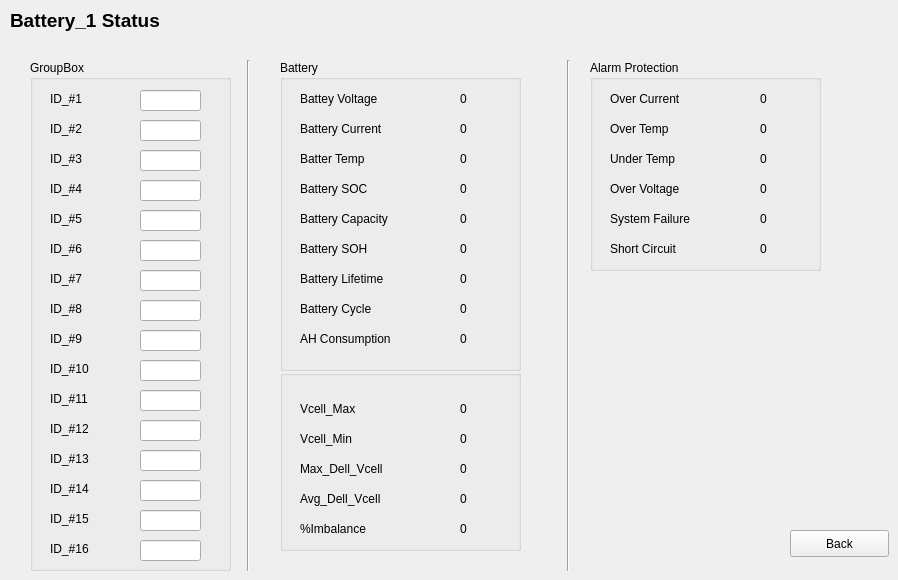
    <widget class="QWidget" name="page_2">
     <widget class="QPushButton" name="pushButton_2">
      <property name="geometry">
       <rect>
        <x>790</x>
        <y>530</y>
        <width>99</width>
        <height>27</height>
       </rect>
      </property>
      <property name="text">
       <string>Back</string>
      </property>
     </widget>
     <widget class="QGroupBox" name="groupBox_13">
      <property name="geometry">
       <rect>
        <x>30</x>
        <y>60</y>
        <width>201</width>
        <height>511</height>
       </rect>
      </property>
      <property name="title">
       <string>GroupBox</string>
      </property>
      <widget class="QLabel" name="label_33">
       <property name="geometry">
        <rect>
         <x>20</x>
         <y>30</y>
         <width>121</width>
         <height>17</height>
        </rect>
       </property>
       <property name="text">
        <string>ID_#1</string>
       </property>
      </widget>
      <widget class="QLabel" name="label_34">
       <property name="geometry">
        <rect>
         <x>20</x>
         <y>60</y>
         <width>101</width>
         <height>17</height>
        </rect>
       </property>
       <property name="text">
        <string>ID_#2</string>
       </property>
      </widget>
      <widget class="QLabel" name="label_35">
       <property name="geometry">
        <rect>
         <x>20</x>
         <y>90</y>
         <width>111</width>
         <height>17</height>
        </rect>
       </property>
       <property name="text">
        <string>ID_#3</string>
       </property>
      </widget>
      <widget class="QLabel" name="label_36">
       <property name="geometry">
        <rect>
         <x>20</x>
         <y>120</y>
         <width>111</width>
         <height>17</height>
        </rect>
       </property>
       <property name="text">
        <string>ID_#4</string>
       </property>
      </widget>
      <widget class="QLabel" name="label_37">
       <property name="geometry">
        <rect>
         <x>20</x>
         <y>150</y>
         <width>121</width>
         <height>17</height>
        </rect>
       </property>
       <property name="text">
        <string>ID_#5</string>
       </property>
      </widget>
      <widget class="QLabel" name="label_38">
       <property name="geometry">
        <rect>
         <x>20</x>
         <y>180</y>
         <width>121</width>
         <height>17</height>
        </rect>
       </property>
       <property name="text">
        <string>ID_#6</string>
       </property>
      </widget>
      <widget class="QLabel" name="label_39">
       <property name="geometry">
        <rect>
         <x>20</x>
         <y>210</y>
         <width>121</width>
         <height>17</height>
        </rect>
       </property>
       <property name="text">
        <string>ID_#7</string>
       </property>
      </widget>
      <widget class="QLabel" name="label_40">
       <property name="geometry">
        <rect>
         <x>20</x>
         <y>240</y>
         <width>121</width>
         <height>17</height>
        </rect>
       </property>
       <property name="text">
        <string>ID_#8</string>
       </property>
      </widget>
      <widget class="QLabel" name="label_41">
       <property name="geometry">
        <rect>
         <x>20</x>
         <y>270</y>
         <width>121</width>
         <height>17</height>
        </rect>
       </property>
       <property name="text">
        <string>ID_#9</string>
       </property>
      </widget>
      <widget class="QLabel" name="label_42">
       <property name="geometry">
        <rect>
         <x>20</x>
         <y>300</y>
         <width>121</width>
         <height>17</height>
        </rect>
       </property>
       <property name="text">
        <string>ID_#10</string>
       </property>
      </widget>
      <widget class="QLabel" name="label_43">
       <property name="geometry">
        <rect>
         <x>20</x>
         <y>330</y>
         <width>121</width>
         <height>17</height>
        </rect>
       </property>
       <property name="text">
        <string>ID_#11</string>
       </property>
      </widget>
      <widget class="QLabel" name="label_44">
       <property name="geometry">
        <rect>
         <x>20</x>
         <y>390</y>
         <width>121</width>
         <height>17</height>
        </rect>
       </property>
       <property name="text">
        <string>ID_#13</string>
       </property>
      </widget>
      <widget class="QLabel" name="label_45">
       <property name="geometry">
        <rect>
         <x>20</x>
         <y>360</y>
         <width>121</width>
         <height>17</height>
        </rect>
       </property>
       <property name="text">
        <string>ID_#12</string>
       </property>
      </widget>
      <widget class="QLabel" name="label_46">
       <property name="geometry">
        <rect>
         <x>20</x>
         <y>420</y>
         <width>121</width>
         <height>17</height>
        </rect>
       </property>
       <property name="text">
        <string>ID_#14</string>
       </property>
      </widget>
      <widget class="QLabel" name="label_47">
       <property name="geometry">
        <rect>
         <x>20</x>
         <y>450</y>
         <width>121</width>
         <height>17</height>
        </rect>
       </property>
       <property name="text">
        <string>ID_#15</string>
       </property>
      </widget>
      <widget class="QLabel" name="label_48">
       <property name="geometry">
        <rect>
         <x>20</x>
         <y>480</y>
         <width>121</width>
         <height>17</height>
        </rect>
       </property>
       <property name="text">
        <string>ID_#16</string>
       </property>
      </widget>
      <widget class="QLineEdit" name="bat_1_id_9">
       <property name="geometry">
        <rect>
         <x>110</x>
         <y>270</y>
         <width>61</width>
         <height>21</height>
        </rect>
       </property>
      </widget>
      <widget class="QLineEdit" name="bat_1_id_10">
       <property name="geometry">
        <rect>
         <x>110</x>
         <y>300</y>
         <width>61</width>
         <height>21</height>
        </rect>
       </property>
      </widget>
      <widget class="QLineEdit" name="bat_1_id_15">
       <property name="geometry">
        <rect>
         <x>110</x>
         <y>450</y>
         <width>61</width>
         <height>21</height>
        </rect>
       </property>
      </widget>
      <widget class="QLineEdit" name="bat_1_id_6">
       <property name="geometry">
        <rect>
         <x>110</x>
         <y>180</y>
         <width>61</width>
         <height>21</height>
        </rect>
       </property>
      </widget>
      <widget class="QLineEdit" name="bat_1_id_8">
       <property name="geometry">
        <rect>
         <x>110</x>
         <y>240</y>
         <width>61</width>
         <height>21</height>
        </rect>
       </property>
      </widget>
      <widget class="QLineEdit" name="bat_1_id_5">
       <property name="geometry">
        <rect>
         <x>110</x>
         <y>150</y>
         <width>61</width>
         <height>21</height>
        </rect>
       </property>
      </widget>
      <widget class="QLineEdit" name="bat_1_id_16">
       <property name="geometry">
        <rect>
         <x>110</x>
         <y>480</y>
         <width>61</width>
         <height>21</height>
        </rect>
       </property>
      </widget>
      <widget class="QLineEdit" name="bat_1_id_11">
       <property name="geometry">
        <rect>
         <x>110</x>
         <y>330</y>
         <width>61</width>
         <height>21</height>
        </rect>
       </property>
      </widget>
      <widget class="QLineEdit" name="bat_1_id_12">
       <property name="geometry">
        <rect>
         <x>110</x>
         <y>360</y>
         <width>61</width>
         <height>21</height>
        </rect>
       </property>
      </widget>
      <widget class="QLineEdit" name="bat_1_id_1">
       <property name="geometry">
        <rect>
         <x>110</x>
         <y>30</y>
         <width>61</width>
         <height>21</height>
        </rect>
       </property>
      </widget>
      <widget class="QLineEdit" name="bat_1_id_13">
       <property name="geometry">
        <rect>
         <x>110</x>
         <y>390</y>
         <width>61</width>
         <height>21</height>
        </rect>
       </property>
      </widget>
      <widget class="QLineEdit" name="bat_1_id_2">
       <property name="geometry">
        <rect>
         <x>110</x>
         <y>60</y>
         <width>61</width>
         <height>21</height>
        </rect>
       </property>
      </widget>
      <widget class="QLineEdit" name="bat_1_id_14">
       <property name="geometry">
        <rect>
         <x>110</x>
         <y>420</y>
         <width>61</width>
         <height>21</height>
        </rect>
       </property>
      </widget>
      <widget class="QLineEdit" name="bat_1_id_4">
       <property name="geometry">
        <rect>
         <x>110</x>
         <y>120</y>
         <width>61</width>
         <height>21</height>
        </rect>
       </property>
      </widget>
      <widget class="QLineEdit" name="bat_1_id_3">
       <property name="geometry">
        <rect>
         <x>110</x>
         <y>90</y>
         <width>61</width>
         <height>21</height>
        </rect>
       </property>
      </widget>
      <widget class="QLineEdit" name="bat_1_id_7">
       <property name="geometry">
        <rect>
         <x>110</x>
         <y>210</y>
         <width>61</width>
         <height>21</height>
        </rect>
       </property>
      </widget>
     </widget>
     <widget class="QLabel" name="label_49">
      <property name="geometry">
       <rect>
        <x>10</x>
        <y>10</y>
        <width>161</width>
        <height>21</height>
       </rect>
      </property>
      <property name="font">
       <font>
        <pointsize>14</pointsize>
        <weight>75</weight>
        <bold>true</bold>
       </font>
      </property>
      <property name="text">
       <string>Battery_1 Status</string>
      </property>
     </widget>
     <widget class="Line" name="line_2">
      <property name="geometry">
       <rect>
        <x>240</x>
        <y>60</y>
        <width>16</width>
        <height>511</height>
       </rect>
      </property>
      <property name="orientation">
       <enum>Qt::Vertical</enum>
      </property>
     </widget>
     <widget class="Line" name="line_3">
      <property name="geometry">
       <rect>
        <x>560</x>
        <y>60</y>
        <width>16</width>
        <height>511</height>
       </rect>
      </property>
      <property name="orientation">
       <enum>Qt::Vertical</enum>
      </property>
     </widget>
     <widget class="QGroupBox" name="groupBox_51">
      <property name="geometry">
       <rect>
        <x>590</x>
        <y>60</y>
        <width>231</width>
        <height>211</height>
       </rect>
      </property>
      <property name="title">
       <string>Alarm Protection</string>
      </property>
      <widget class="QLabel" name="label_549">
       <property name="geometry">
        <rect>
         <x>20</x>
         <y>30</y>
         <width>121</width>
         <height>17</height>
        </rect>
       </property>
       <property name="text">
        <string>Over Current</string>
       </property>
      </widget>
      <widget class="QLabel" name="label_550">
       <property name="geometry">
        <rect>
         <x>20</x>
         <y>60</y>
         <width>101</width>
         <height>17</height>
        </rect>
       </property>
       <property name="text">
        <string>Over Temp</string>
       </property>
      </widget>
      <widget class="QLabel" name="label_551">
       <property name="geometry">
        <rect>
         <x>20</x>
         <y>90</y>
         <width>111</width>
         <height>17</height>
        </rect>
       </property>
       <property name="text">
        <string>Under Temp</string>
       </property>
      </widget>
      <widget class="QLabel" name="label_552">
       <property name="geometry">
        <rect>
         <x>20</x>
         <y>120</y>
         <width>111</width>
         <height>17</height>
        </rect>
       </property>
       <property name="text">
        <string>Over Voltage</string>
       </property>
      </widget>
      <widget class="QLabel" name="label_553">
       <property name="geometry">
        <rect>
         <x>20</x>
         <y>150</y>
         <width>121</width>
         <height>17</height>
        </rect>
       </property>
       <property name="text">
        <string>System Failure</string>
       </property>
      </widget>
      <widget class="QLabel" name="label_554">
       <property name="geometry">
        <rect>
         <x>20</x>
         <y>180</y>
         <width>121</width>
         <height>17</height>
        </rect>
       </property>
       <property name="text">
        <string>Short Circuit</string>
       </property>
      </widget>
      <widget class="QLabel" name="bat_1_over_temp">
       <property name="geometry">
        <rect>
         <x>170</x>
         <y>60</y>
         <width>41</width>
         <height>17</height>
        </rect>
       </property>
       <property name="text">
        <string>0</string>
       </property>
      </widget>
      <widget class="QLabel" name="bat_1_under_temp">
       <property name="geometry">
        <rect>
         <x>170</x>
         <y>90</y>
         <width>41</width>
         <height>17</height>
        </rect>
       </property>
       <property name="text">
        <string>0</string>
       </property>
      </widget>
      <widget class="QLabel" name="bat_1_system_failure">
       <property name="geometry">
        <rect>
         <x>170</x>
         <y>150</y>
         <width>41</width>
         <height>17</height>
        </rect>
       </property>
       <property name="text">
        <string>0</string>
       </property>
      </widget>
      <widget class="QLabel" name="bat_1_short_circuit">
       <property name="geometry">
        <rect>
         <x>170</x>
         <y>180</y>
         <width>41</width>
         <height>17</height>
        </rect>
       </property>
       <property name="text">
        <string>0</string>
       </property>
      </widget>
      <widget class="QLabel" name="bat_1_over_current">
       <property name="geometry">
        <rect>
         <x>170</x>
         <y>30</y>
         <width>41</width>
         <height>17</height>
        </rect>
       </property>
       <property name="text">
        <string>0</string>
       </property>
      </widget>
      <widget class="QLabel" name="bat_1_over_voltage">
       <property name="geometry">
        <rect>
         <x>170</x>
         <y>120</y>
         <width>41</width>
         <height>17</height>
        </rect>
       </property>
       <property name="text">
        <string>0</string>
       </property>
      </widget>
     </widget>
     <widget class="QGroupBox" name="groupBox_52">
      <property name="geometry">
       <rect>
        <x>280</x>
        <y>60</y>
        <width>241</width>
        <height>311</height>
       </rect>
      </property>
      <property name="title">
       <string>Battery</string>
      </property>
      <widget class="QLabel" name="label_561">
       <property name="geometry">
        <rect>
         <x>20</x>
         <y>30</y>
         <width>121</width>
         <height>17</height>
        </rect>
       </property>
       <property name="text">
        <string>Battey Voltage</string>
       </property>
      </widget>
      <widget class="QLabel" name="label_562">
       <property name="geometry">
        <rect>
         <x>20</x>
         <y>60</y>
         <width>141</width>
         <height>17</height>
        </rect>
       </property>
       <property name="text">
        <string>Battery Current</string>
       </property>
      </widget>
      <widget class="QLabel" name="label_563">
       <property name="geometry">
        <rect>
         <x>20</x>
         <y>90</y>
         <width>111</width>
         <height>17</height>
        </rect>
       </property>
       <property name="text">
        <string>Batter Temp</string>
       </property>
      </widget>
      <widget class="QLabel" name="label_564">
       <property name="geometry">
        <rect>
         <x>20</x>
         <y>120</y>
         <width>111</width>
         <height>17</height>
        </rect>
       </property>
       <property name="text">
        <string>Battery SOC</string>
       </property>
      </widget>
      <widget class="QLabel" name="label_565">
       <property name="geometry">
        <rect>
         <x>20</x>
         <y>150</y>
         <width>141</width>
         <height>17</height>
        </rect>
       </property>
       <property name="text">
        <string>Battery Capacity</string>
       </property>
      </widget>
      <widget class="QLabel" name="label_566">
       <property name="geometry">
        <rect>
         <x>20</x>
         <y>180</y>
         <width>141</width>
         <height>17</height>
        </rect>
       </property>
       <property name="text">
        <string>Battery SOH</string>
       </property>
      </widget>
      <widget class="QLabel" name="label_567">
       <property name="geometry">
        <rect>
         <x>20</x>
         <y>210</y>
         <width>141</width>
         <height>17</height>
        </rect>
       </property>
       <property name="text">
        <string>Battery Lifetime</string>
       </property>
      </widget>
      <widget class="QLabel" name="label_568">
       <property name="geometry">
        <rect>
         <x>20</x>
         <y>240</y>
         <width>141</width>
         <height>17</height>
        </rect>
       </property>
       <property name="text">
        <string>Battery Cycle</string>
       </property>
      </widget>
      <widget class="QLabel" name="label_569">
       <property name="geometry">
        <rect>
         <x>20</x>
         <y>270</y>
         <width>141</width>
         <height>17</height>
        </rect>
       </property>
       <property name="text">
        <string>AH Consumption</string>
       </property>
      </widget>
      <widget class="QLabel" name="bat_1_current">
       <property name="geometry">
        <rect>
         <x>180</x>
         <y>60</y>
         <width>41</width>
         <height>17</height>
        </rect>
       </property>
       <property name="text">
        <string>0</string>
       </property>
      </widget>
      <widget class="QLabel" name="bat_1_temp">
       <property name="geometry">
        <rect>
         <x>180</x>
         <y>90</y>
         <width>41</width>
         <height>17</height>
        </rect>
       </property>
       <property name="text">
        <string>0</string>
       </property>
      </widget>
      <widget class="QLabel" name="bat_1_capacity">
       <property name="geometry">
        <rect>
         <x>180</x>
         <y>150</y>
         <width>41</width>
         <height>17</height>
        </rect>
       </property>
       <property name="text">
        <string>0</string>
       </property>
      </widget>
      <widget class="QLabel" name="bat_1_soh">
       <property name="geometry">
        <rect>
         <x>180</x>
         <y>180</y>
         <width>41</width>
         <height>17</height>
        </rect>
       </property>
       <property name="text">
        <string>0</string>
       </property>
      </widget>
      <widget class="QLabel" name="bat_1_voltage">
       <property name="geometry">
        <rect>
         <x>180</x>
         <y>30</y>
         <width>41</width>
         <height>17</height>
        </rect>
       </property>
       <property name="text">
        <string>0</string>
       </property>
      </widget>
      <widget class="QLabel" name="bat_1_soc">
       <property name="geometry">
        <rect>
         <x>180</x>
         <y>120</y>
         <width>41</width>
         <height>17</height>
        </rect>
       </property>
       <property name="text">
        <string>0</string>
       </property>
      </widget>
      <widget class="QLabel" name="bat_1_cycle">
       <property name="geometry">
        <rect>
         <x>180</x>
         <y>240</y>
         <width>41</width>
         <height>17</height>
        </rect>
       </property>
       <property name="text">
        <string>0</string>
       </property>
      </widget>
      <widget class="QLabel" name="bat_1_consumption">
       <property name="geometry">
        <rect>
         <x>180</x>
         <y>270</y>
         <width>41</width>
         <height>17</height>
        </rect>
       </property>
       <property name="text">
        <string>0</string>
       </property>
      </widget>
      <widget class="QLabel" name="bat_1_lifetime">
       <property name="geometry">
        <rect>
         <x>180</x>
         <y>210</y>
         <width>41</width>
         <height>17</height>
        </rect>
       </property>
       <property name="text">
        <string>0</string>
       </property>
      </widget>
     </widget>
     <widget class="QGroupBox" name="groupBox_53">
      <property name="geometry">
       <rect>
        <x>280</x>
        <y>370</y>
        <width>241</width>
        <height>181</height>
       </rect>
      </property>
      <property name="title">
       <string/>
      </property>
      <widget class="QLabel" name="label_579">
       <property name="geometry">
        <rect>
         <x>20</x>
         <y>30</y>
         <width>121</width>
         <height>17</height>
        </rect>
       </property>
       <property name="text">
        <string>Vcell_Max</string>
       </property>
      </widget>
      <widget class="QLabel" name="label_580">
       <property name="geometry">
        <rect>
         <x>20</x>
         <y>60</y>
         <width>101</width>
         <height>17</height>
        </rect>
       </property>
       <property name="text">
        <string>Vcell_Min</string>
       </property>
      </widget>
      <widget class="QLabel" name="label_581">
       <property name="geometry">
        <rect>
         <x>20</x>
         <y>90</y>
         <width>111</width>
         <height>17</height>
        </rect>
       </property>
       <property name="text">
        <string>Max_Dell_Vcell</string>
       </property>
      </widget>
      <widget class="QLabel" name="label_582">
       <property name="geometry">
        <rect>
         <x>20</x>
         <y>120</y>
         <width>111</width>
         <height>17</height>
        </rect>
       </property>
       <property name="text">
        <string>Avg_Dell_Vcell</string>
       </property>
      </widget>
      <widget class="QLabel" name="label_583">
       <property name="geometry">
        <rect>
         <x>20</x>
         <y>150</y>
         <width>121</width>
         <height>17</height>
        </rect>
       </property>
       <property name="text">
        <string>%Imbalance</string>
       </property>
      </widget>
      <widget class="QLabel" name="bat_1_vcell_max">
       <property name="geometry">
        <rect>
         <x>180</x>
         <y>30</y>
         <width>41</width>
         <height>17</height>
        </rect>
       </property>
       <property name="text">
        <string>0</string>
       </property>
      </widget>
      <widget class="QLabel" name="bat_1_vcell_min">
       <property name="geometry">
        <rect>
         <x>180</x>
         <y>60</y>
         <width>41</width>
         <height>17</height>
        </rect>
       </property>
       <property name="text">
        <string>0</string>
       </property>
      </widget>
      <widget class="QLabel" name="bat_1_avg_dell_vcell">
       <property name="geometry">
        <rect>
         <x>180</x>
         <y>120</y>
         <width>41</width>
         <height>17</height>
        </rect>
       </property>
       <property name="text">
        <string>0</string>
       </property>
      </widget>
      <widget class="QLabel" name="bat_1_imbalance">
       <property name="geometry">
        <rect>
         <x>180</x>
         <y>150</y>
         <width>41</width>
         <height>17</height>
        </rect>
       </property>
       <property name="text">
        <string>0</string>
       </property>
      </widget>
      <widget class="QLabel" name="bat_1_max_dell_vcell">
       <property name="geometry">
        <rect>
         <x>180</x>
         <y>90</y>
         <width>41</width>
         <height>17</height>
        </rect>
       </property>
       <property name="text">
        <string>0</string>
       </property>
      </widget>
     </widget>
    </widget>
